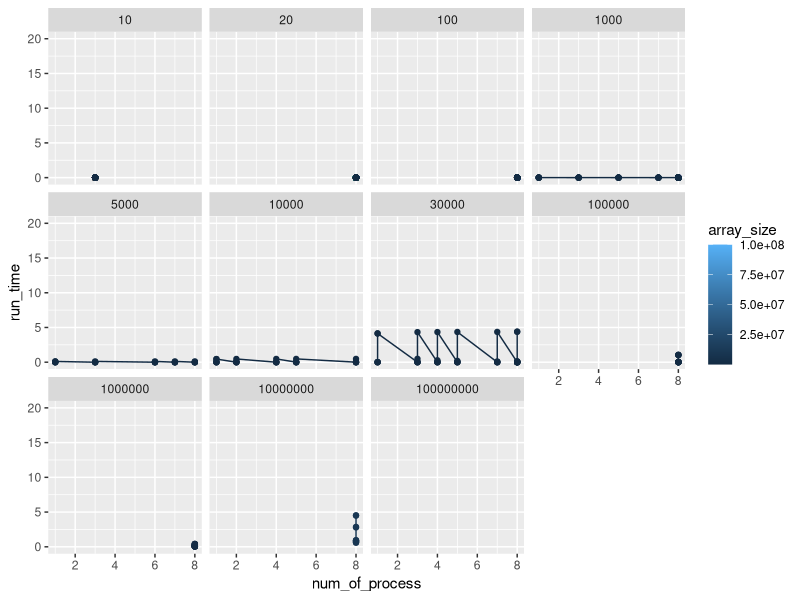

The R script that drew this image:
setwd("~/Desktop/uwa_master_s1/CITS5507/project2")

library(ggplot2)
library(dplyr)

df <- read.csv("sort_result.csv")
# a function to set the column name after doing transformation

df[, c('array_size', 'run_time', 'num_of_process')]
data <- df[, c('sorting_algorithm','array_size', 'run_time', 'num_of_process')] %>%
  group_by(array_size, num_of_process, sorting_algorithm)

ggplot(data, mapping = aes(x=num_of_process, y=run_time, colour=array_size)) +
  geom_point() + geom_line() +
  facet_wrap(~array_size) + ylim(0,20)
